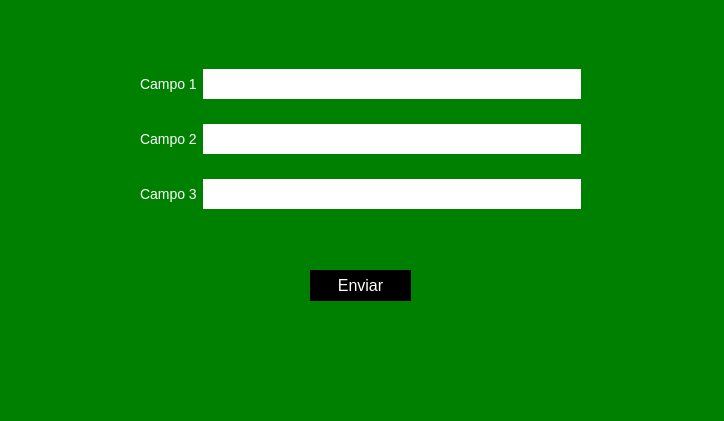
<?xml version="1.0" encoding="UTF-8"?>
<ui version="4.0">
 <class>Dialog</class>
 <widget class="QDialog" name="Dialog">
  <property name="geometry">
   <rect>
    <x>0</x>
    <y>0</y>
    <width>724</width>
    <height>421</height>
   </rect>
  </property>
  <property name="windowTitle">
   <string>Dialog</string>
  </property>
  <property name="styleSheet">
   <string notr="true">QDialog{
background-color: green;
font-family: arial, verdana;
}

QLineEdit{
border: 0;
font-size: 14px;
height: 30px;
}

QLabel{
color: #fff;
font-size: 14px;
}
QPushButton#boton{
background-color: #000;
color: #fff;
font-size: 16px;
border: 0;
}

QPushButton#boton:hover{
background-color: orange;
}</string>
  </property>
  <widget class="QPushButton" name="boton">
   <property name="geometry">
    <rect>
     <x>310</x>
     <y>270</y>
     <width>101</width>
     <height>31</height>
    </rect>
   </property>
   <property name="text">
    <string>Enviar</string>
   </property>
  </widget>
  <widget class="QWidget" name="">
   <property name="geometry">
    <rect>
     <x>140</x>
     <y>50</y>
     <width>441</width>
     <height>181</height>
    </rect>
   </property>
   <layout class="QGridLayout" name="gridLayout">
    <item row="0" column="1">
     <widget class="QLineEdit" name="lineEdit"/>
    </item>
    <item row="1" column="1">
     <widget class="QLineEdit" name="lineEdit_2"/>
    </item>
    <item row="0" column="0">
     <widget class="QLabel" name="label">
      <property name="text">
       <string>Campo 1</string>
      </property>
     </widget>
    </item>
    <item row="2" column="1">
     <widget class="QLineEdit" name="lineEdit_3"/>
    </item>
    <item row="1" column="0">
     <widget class="QLabel" name="label_2">
      <property name="text">
       <string>Campo 2</string>
      </property>
     </widget>
    </item>
    <item row="2" column="0">
     <widget class="QLabel" name="label_3">
      <property name="text">
       <string>Campo 3</string>
      </property>
     </widget>
    </item>
   </layout>
  </widget>
 </widget>
 <resources/>
 <connections/>
</ui>
